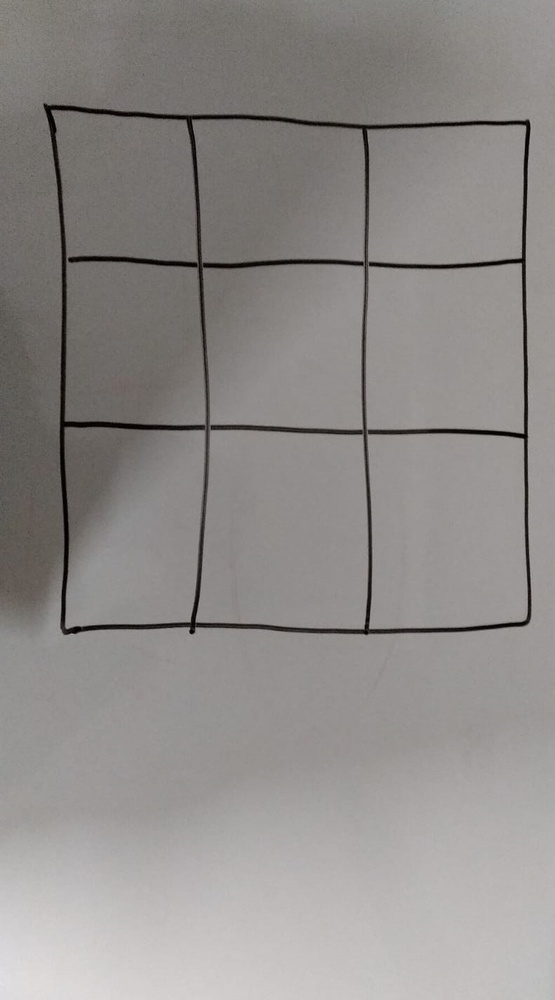
#> input picture sekil-duzeltme/kare2.jpeg, 555 x 1000 px, shrunk from 791 x 1424 before the run
$ python transform.py
#> lines starting #> are read from the running program, lines starting #| are printed output that depends on the picture; after the words box and inside, x2 and y2 are one past the last pixel; in counts of white or black regions, pixels touching at a corner belong together
import cv2
import numpy as np
import imutils

def proccess(frame):
    gray=cv2.cvtColor(frame, cv2.COLOR_BGR2GRAY)
    blur = cv2.GaussianBlur(gray, (7, 7), 2)
    edged = cv2.Canny(blur, 0, 50, 5)
    kernel = np.ones((3, 3), np.uint8)
    # Using cv2.erode() method
    eroded = cv2.dilate(edged, kernel)
    # cv2.imshow("edge", edge)
    cv2.imshow("erode",eroded)
    cv2.imshow("edge",edged)
    cnts = cv2.findContours(eroded.copy(),cv2.RETR_EXTERNAL,cv2.CHAIN_APPROX_SIMPLE)
    # cnts = cv2.findContours(edged.copy(), cv2.RETR_CCOMP, cv2.CHAIN_APPROX_SIMPLE)
    cnts = imutils.grab_contours(cnts)  # opencv nin sürümünü kullanıp kullanmadığımıza bağlı olarak uygun tuple değerini alır.
    # print(cnts)
    cnts = sorted(cnts, key=cv2.contourArea, reverse=True)[:50]
    # print(cnts)
    screenCnt = None
    for c in cnts:
        epsilon = cv2.arcLength(c, True)  # sekil kapali mi acik mi
        approx = cv2.approxPolyDP(c, 0.02 * epsilon, True)
        # print(approx)
        if len(approx) == 4:
            screenCnt = approx
            print("ww")
        # break
    if screenCnt is None:
        detected = 0
    else:
        detected = 1
    # print(screenCnt)
    return frame, screenCnt, detected

def reading(frame, screenCnt):
    crd = screenCnt[0]
    x0, y0 = crd[0]
    crd = screenCnt[1]
    x1, y1 = crd[0]
    crd = screenCnt[2]
    x2, y2 = crd[0]
    crd = screenCnt[3]
    x3, y3 = crd[0]
    pts = np.array([(x0, y0), (x1, y1), (x2, y2), (x3, y3)], dtype="float32")
    Cropped = four_point_transform(frame, pts)

    # [11 lines of commented-out code are left out]

    return Cropped

def order_points(pts):
    rect = np.zeros((4, 2), dtype = "float32")

    s = pts.sum(axis = 1)
    rect[0] = pts[np.argmin(s)]
    rect[2] = pts[np.argmax(s)]

    diff = np.diff(pts, axis = 1)
    rect[1] = pts[np.argmin(diff)]
    rect[3] = pts[np.argmax(diff)]
    return rect

def four_point_transform(image, pts):
    rect = order_points(pts)
    (tl, tr, br, bl) = rect

    widthA = np.sqrt(((br[0] - bl[0]) ** 2) + ((br[1] - bl[1]) ** 2))
    widthB = np.sqrt(((tr[0] - tl[0]) ** 2) + ((tr[1] - tl[1]) ** 2))
    maxWidth = max(int(widthA), int(widthB))

    heightA = np.sqrt(((tr[0] - br[0]) ** 2) + ((tr[1] - br[1]) ** 2))
    heightB = np.sqrt(((tl[0] - bl[0]) ** 2) + ((tl[1] - bl[1]) ** 2))
    maxHeight = max(int(heightA), int(heightB))

    dst = np.array([
		[0, 0],
		[maxWidth - 1, 0],
		[maxWidth - 1, maxHeight - 1],
		[0, maxHeight - 1]], dtype = "float32")

    M = cv2.getPerspectiveTransform(rect, dst)
    warped = cv2.warpPerspective(image, M, (maxWidth, maxHeight))

    return warped

if __name__ == "__main__":
    img=cv2.imread("kare2.jpeg")
#> img is the input picture: shape (1000, 555, 3); mean B, G, R 137.7, 140, 143.5

    frame, screenCnt, detected=proccess(img)
#> in proccess, `edged = cv2.Canny(blur, 0, 50, 5)`:
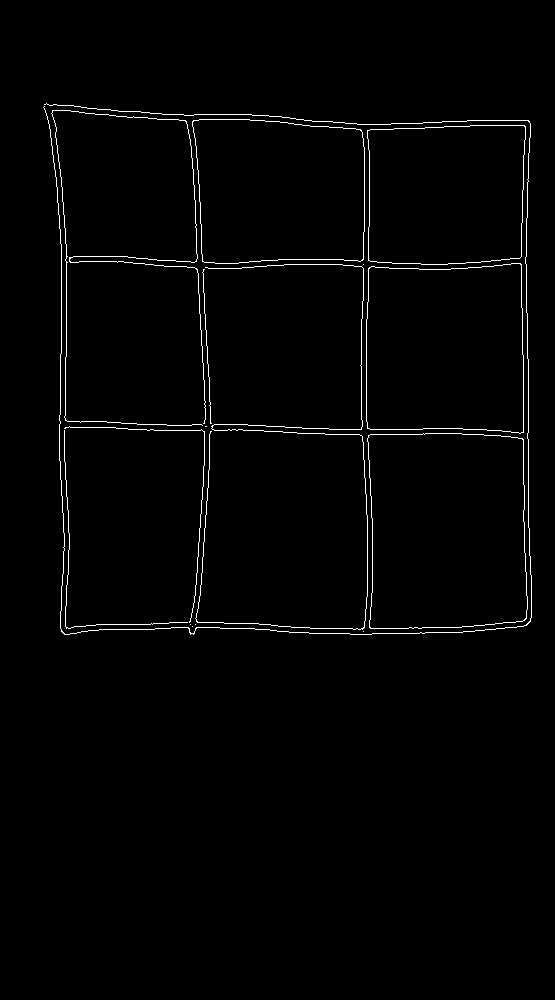
#> edged: shape (1000, 555); 1.4% white in thin lines or dots, all inside (x1, y1, x2, y2) = (43, 103, 532, 635)
#> in proccess, `eroded = cv2.dilate(edged, kernel)`:
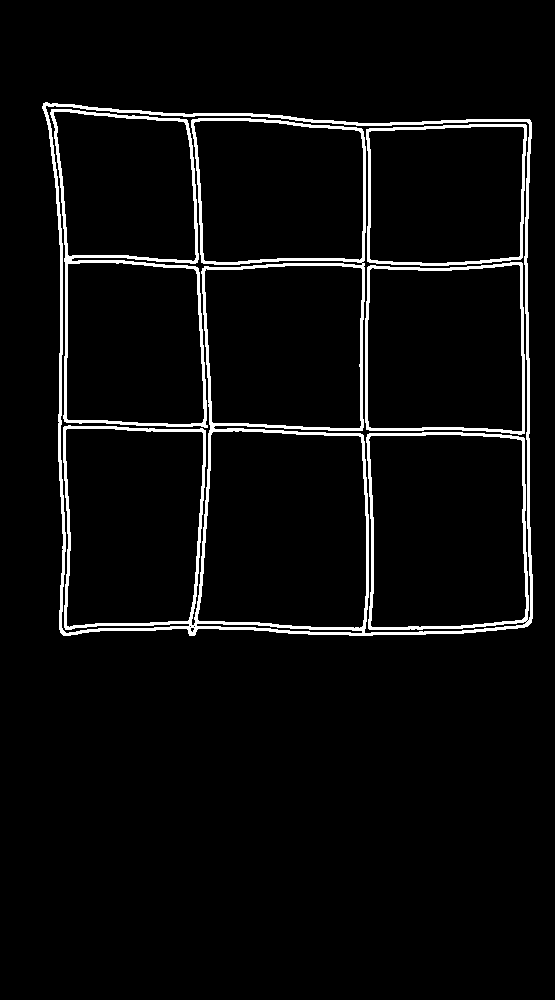
#> eroded: shape (1000, 555); 4.3% white; 4 white regions
#> in proccess, `cnts = cv2.findContours(eroded.copy(),cv2.RETR_EXTERNAL,cv2.CHAIN_APPR..`: cnts = 1 contour; box (x1, y1, x2, y2) and area: (42, 102, 533, 636) 242805
#> the loop in proccess, `for c in cnts:` made 1 pass
#> (epsilon, screenCnt) on pass 1: (2044.9, [[43, 103], [60, 632], [527, 626], [530, 120]])
#| ww
#> screenCnt = [[43, 103], [60, 632], [527, 626], [530, 120]]; detected = 1
    # print(detected)
    if detected:
        Cropped=reading(frame,screenCnt)
#> in reading, `crd = screenCnt[0]`: crd = [[43, 103]]
#> in reading, `x0, y0 = crd[0]`: x0 = 43; y0 = 103
#> in reading, `crd = screenCnt[1]`: crd = [[60, 632]]
#> in reading, `x1, y1 = crd[0]`: x1 = 60; y1 = 632
#> in reading, `crd = screenCnt[2]`: crd = [[527, 626]]
#> in reading, `x2, y2 = crd[0]`: x2 = 527; y2 = 626
#> in reading, `crd = screenCnt[3]`: crd = [[530, 120]]
#> in reading, `x3, y3 = crd[0]`: x3 = 530; y3 = 120
#> in reading, `pts = np.array([(x0, y0), (x1, y1), (x2, y2), (x3, y3)], dtype="float3..`: pts = [[43, 103], [60, 632], [527, 626], [530, 120]]
#> in order_points, `s = pts.sum(axis = 1)`: s = [146, 692, 1153, 650]
#> in order_points, `diff = np.diff(pts, axis = 1)`: diff = [60, 572, 99, -410]
#> in four_point_transform, `rect = order_points(pts)`: rect = [[43, 103], [530, 120], [527, 626], [60, 632]]
#> in four_point_transform, `(tl, tr, br, bl) = rect`: tl = [43, 103]; tr = [530, 120]; br = [527, 626]; bl = [60, 632]
#> in four_point_transform, `widthA = np.sqrt(((br[0] - bl[0]) ** 2) + ((br[1] - bl[1]) ** 2))`: widthA = 467
#> in four_point_transform, `widthB = np.sqrt(((tr[0] - tl[0]) ** 2) + ((tr[1] - tl[1]) ** 2))`: widthB = 487.3
#> in four_point_transform, `maxWidth = max(int(widthA), int(widthB))`: maxWidth = 487
#> in four_point_transform, `heightA = np.sqrt(((tr[0] - br[0]) ** 2) + ((tr[1] - br[1]) ** 2))`: heightA = 506
#> in four_point_transform, `heightB = np.sqrt(((tl[0] - bl[0]) ** 2) + ((tl[1] - bl[1]) ** 2))`: heightB = 529.3
#> in four_point_transform, `maxHeight = max(int(heightA), int(heightB))`: maxHeight = 529
#> in four_point_transform, `dst = np.array([ [0, 0], [maxWidth - 1, 0], [maxWidth - 1, maxHeight -..`: dst = [[0, 0], [486, 0], [486, 528], [0, 528]]
#> in four_point_transform, `M = cv2.getPerspectiveTransform(rect, dst)`: M = [[0.944, -0.0303, -37.48], [-0.0331, 0.947, -96.12], [-8.66e-05, -7.45e-05, 1]]
#> in four_point_transform, `warped = cv2.warpPerspective(image, M, (maxWidth, maxHeight))`:
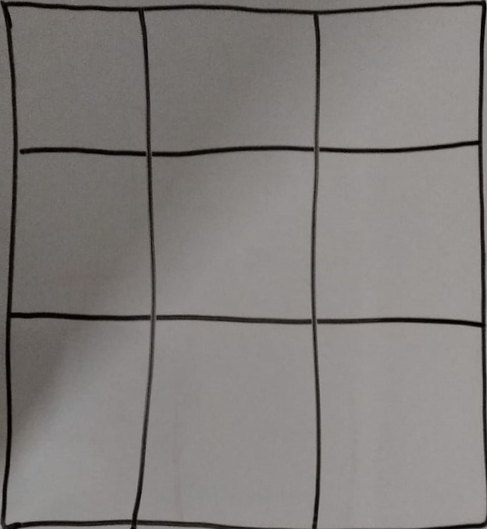
#> warped: shape (529, 487, 3); mean B, G, R 123.4, 125.8, 129.7
        # cropped=four_point_transform(img,pts)

        cv2.imshow("warplanmis resim",Cropped)
    else:
        print("Kapali kenar bulunamadi !!!!")
cv2.waitKey(0)
cv2.destroyAllWindows()

$ run again, with sekil-duzeltme/kare3.jpeg copied over sekil-duzeltme/kare2.jpeg
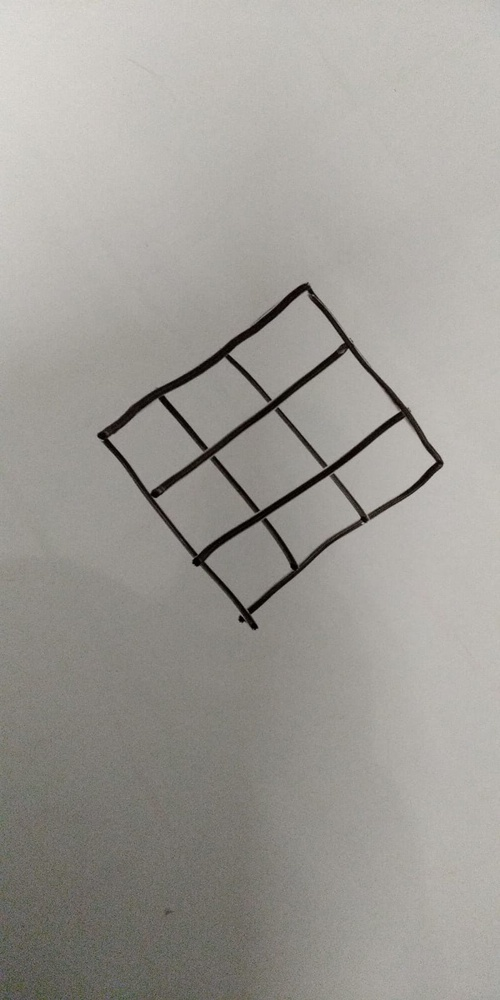
#> input picture sekil-duzeltme/kare3.jpeg, 500 x 1000 px, shrunk from 800 x 1600 before the run
#> img is the input picture: shape (1000, 500, 3); mean B, G, R 150.4, 155.7, 158.4
#> in proccess, `edged = cv2.Canny(blur, 0, 50, 5)`:
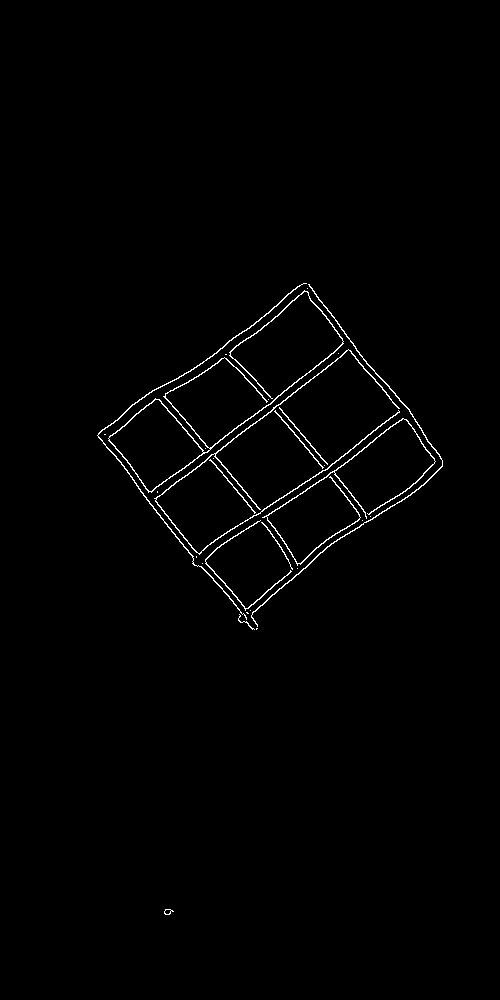
#> edged: shape (1000, 500); 1% white in thin lines or dots, all inside (x1, y1, x2, y2) = (97, 283, 443, 915)
#> eroded: shape (1000, 500); 3.1% white; 2 white regions
#> cnts = 2 contours; box (x1, y1, x2, y2) and area: (96, 282, 444, 631) 61044, (163, 908, 175, 916) 63
#> the loop in proccess, `for c in cnts:` made 2 passes
#> (epsilon, screenCnt) on pass 1: (1062.1, [[307, 282], [96, 434], [251, 630], [443, 467]])
#> (printed output is left out)
#> `frame, screenCnt, detected=proccess(img)`: screenCnt = [[307, 282], [96, 434], [251, 630], [443, 467]]; detected = 1
#> in reading, `crd = screenCnt[0]`: crd = [[307, 282]]
#> x0 = 307; y0 = 282
#> in reading, `crd = screenCnt[1]`: crd = [[96, 434]]
#> x1 = 96; y1 = 434
#> in reading, `crd = screenCnt[2]`: crd = [[251, 630]]
#> x2 = 251; y2 = 630
#> in reading, `crd = screenCnt[3]`: crd = [[443, 467]]
#> x3 = 443; y3 = 467
#> pts = [[307, 282], [96, 434], [251, 630], [443, 467]]
#> s = [589, 530, 881, 910]
#> diff = [-25, 338, 379, 24]
#> rect = [[96, 434], [307, 282], [443, 467], [251, 630]]
#> tl = [96, 434]; tr = [307, 282]; br = [443, 467]; bl = [251, 630]
#> widthA = 251.9
#> widthB = 260
#> heightA = 229.6
#> heightB = 249.9
#> maxHeight = 249
#> dst = [[0, 0], [259, 0], [259, 248], [0, 248]]
#> M = [[0.722, -0.571, 178.5], [0.565, 0.784, -394.4], [-0.000331, 8.84e-05, 1]]
#> in four_point_transform, `warped = cv2.warpPerspective(image, M, (maxWidth, maxHeight))`:
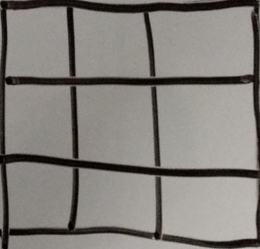
#> warped: shape (249, 260, 3); mean B, G, R 124.1, 128.6, 132.1

$ run again, with sekil-duzeltme/kare4.jpeg copied over sekil-duzeltme/kare2.jpeg
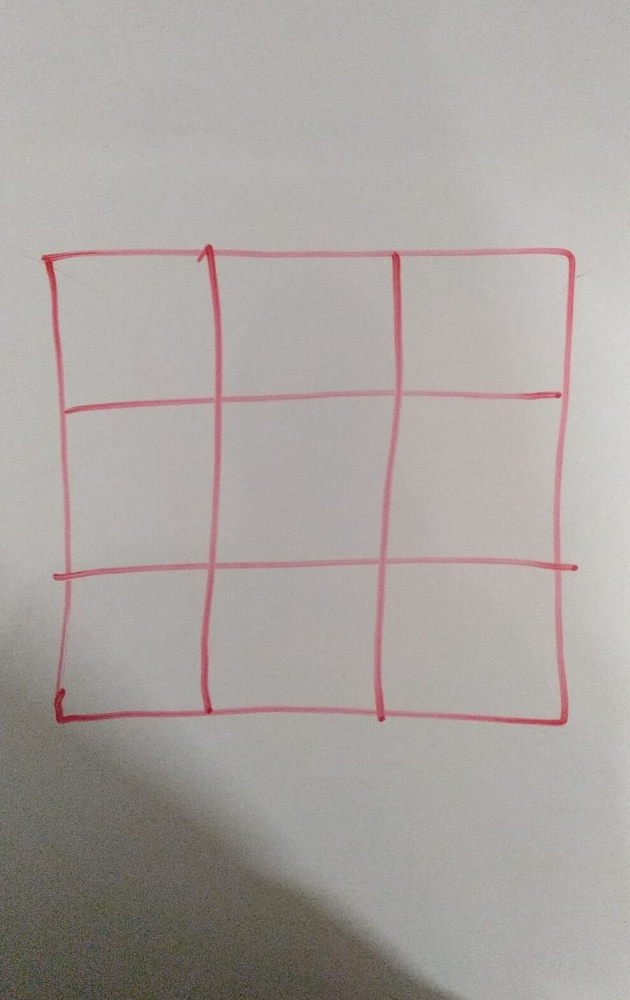
#> input picture sekil-duzeltme/kare4.jpeg, 630 x 1000 px, shrunk from 793 x 1258 before the run
#> img is the input picture: shape (1000, 630, 3); mean B, G, R 160.2, 163.6, 169.7
#> in proccess, `edged = cv2.Canny(blur, 0, 50, 5)`:
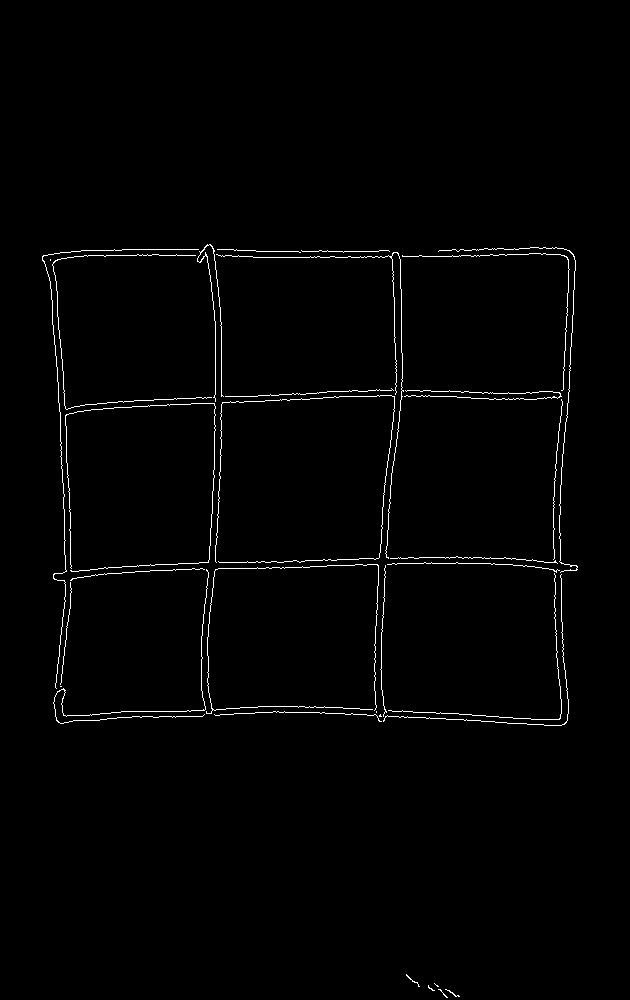
#> edged: shape (1000, 630); 1.2% white in thin lines or dots, all inside (x1, y1, x2, y2) = (42, 244, 578, 998)
#> in proccess, `eroded = cv2.dilate(edged, kernel)`:
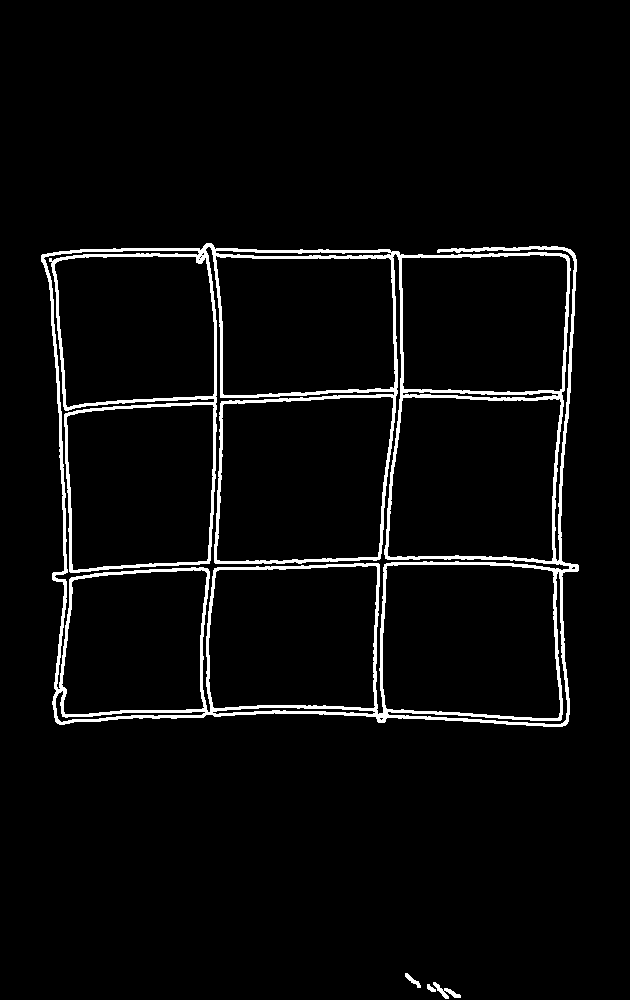
#> eroded: shape (1000, 630); 4% white; 4 white regions
#> cnts = 4 contours; box (x1, y1, x2, y2) and area: (41, 243, 579, 727) 237525, (433, 982, 461, 999) 120, (405, 973, 421, 988) 61, (427, 984, 436, 992) 30
#> the loop in proccess, `for c in cnts:` made 4 passes
#> epsilon on passes 1 to 4: 3040.7, 93.74, 47.46, 25.9
#> detected = 0
